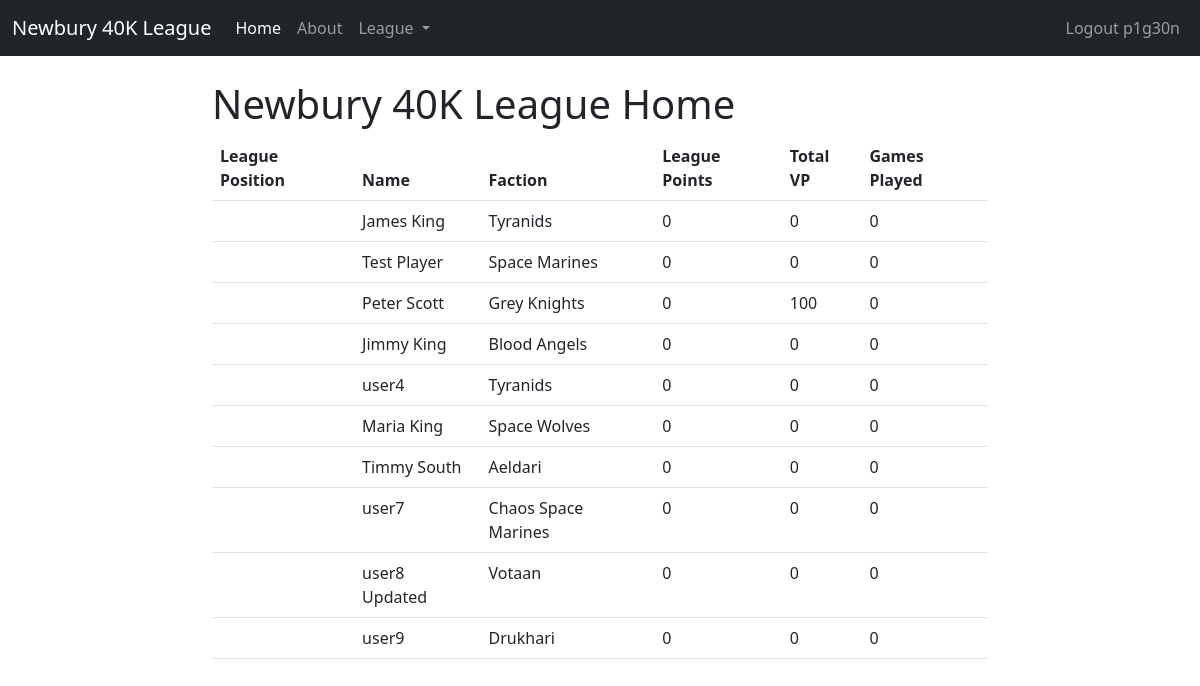
The app's page / (signed in) with its own data.
### league/models.py (models this page shows, shortened)
class Player(models.Model):
    user = models.OneToOneField(User, on_delete=models.CASCADE)
    name = models.CharField(max_length=50)
    email = models.EmailField(max_length=100)
    faction = models.CharField(max_length=50)
    games_played = models.PositiveIntegerField(default=0)
    league_points = models.PositiveIntegerField(default=0)
    victory_points_tally = models.PositiveIntegerField(default=0)
    player_vp = models.PositiveIntegerField(default=0)

### league/views.py (the view)
# urls.py: path('', views.PlayerListView.as_view(), name="home"),
class PlayerListView(ListView):
    model = models.Player
    template_name = 'league/home.html'
    context_object_name = 'players'

### league/templates/league/home.html
{% extends 'league/base.html' %}
{% block content %}
<h1>Newbury 40K League Home</h1>
    <table class="table">
        <thead>
          <tr>
            <th scope="col">League Position</th>
            <th scope="col">Name</th>
            <th scope="col">Faction</th>
            <th scope="col">League Points</th>
            <th scope="col">Total VP</th>
            <th scope="col">Games Played</th>
          </tr>
        </thead>
        {% for player in players %}
        <tbody>
          <tr>
            <th scope="row">{{ player.league_position }}</th>
            <td>{{ player.name }}</td>
            <td>{{ player.faction }}</td>
            <td>{{ player.league_points }}</td>
            <td>{{ player.victory_points_tally }}</td>
            <td>{{ player.games_played }}</td>
          </tr>
        </tbody>
        {% endfor %}
      </table>
{% endblock content %}

### league/templates/league/base.html (shortened to what this page needs)
<!DOCTYPE html>
<html lang="en">
<head>
    <link href="https://cdn.jsdelivr.net/npm/bootstrap@5.2.3/dist/css/bootstrap.min.css" rel="stylesheet"
>
</head>
<body>
    <nav class="navbar navbar-expand-lg navbar-dark bg-dark">
        <div class="container-fluid">
            <a class="navbar-brand" href="{% url 'home' %}">Newbury 40K League</a>
            <div class="collapse navbar-collapse" id="navbarSupportedContent">
                <ul class="navbar-nav me-auto mb-2 mb-lg-0">
                    <li class="nav-item">
                        <a class="nav-link active" aria-current="page" href="{% url 'home' %}">Home</a>
                    </li>
                    <li class="nav-item">
                        <a class="nav-link" href="{% url 'about' %}">About</a>
                    </li>
                    <li class="nav-item dropdown">
                        <a class="nav-link dropdown-toggle" href="#" role="button" data-bs-toggle="dropdown"
                            aria-expanded="false">
                            League
                        </a>
                    </li>
                </ul>
                <div class="navbar-nav">
                    {% if user.is_authenticated  %}
                    <li class="nav-item">
                        <form method="post" action="{% url 'user-logout' %}">
                            <button type="submit" class="nav-link"
                                style="background: none; border: none; cursor: pointer;">
                                Logout {{user.get_username}}
                            </button>
                        </form>
                    </li>
                    {% else %}
                    <a class="nav-item nav-link" href="{% url 'user-login' %}">Login</a>
                    <a class="nav-item nav-link" href="{% url 'user-registration' %}">Register</a>
                    {% endif %}
                </div>
            </div>
        </div>
    </nav>
    <div class="container col-8 mt-4">
        {% block content %}
        {% endblock content %}
    </div>
</body>
</html>

### records on screen
Player: name "James King", faction "Tyranids", league_points "0", victory_points_tally "0", games_played "0"
Player: name "Test Player", faction "Space Marines", league_points "0", victory_points_tally "0", games_played "0"
Player: name "Peter Scott", faction "Grey Knights", league_points "0", victory_points_tally "100", games_played "0"
Player: name "Jimmy King", faction "Blood Angels", league_points "0", victory_points_tally "0", games_played "0"
Player: name "user4", faction "Tyranids", league_points "0", victory_points_tally "0", games_played "0"
Player: name "Maria King", faction "Space Wolves", league_points "0", victory_points_tally "0", games_played "0"
Player: name "Timmy South", faction "Aeldari", league_points "0", victory_points_tally "0", games_played "0"
Player: name "user7", faction "Chaos Space Marines", league_points "0", victory_points_tally "0", games_played "0"
Player: name "user8 Updated", faction "Votaan", league_points "0", victory_points_tally "0", games_played "0"
Player: name "user9", faction "Drukhari", league_points "0", victory_points_tally "0", games_played "0"

### other values on screen
{{ user.get_username }} "p1g30n"
